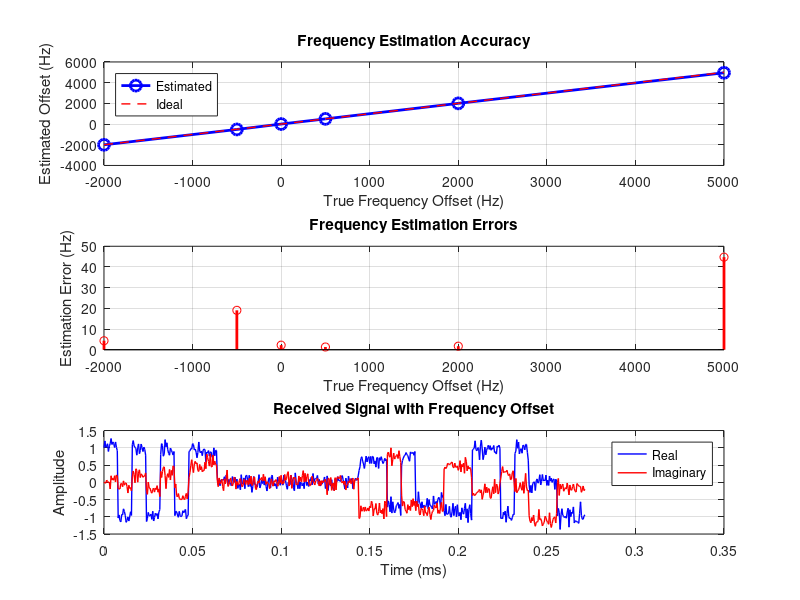
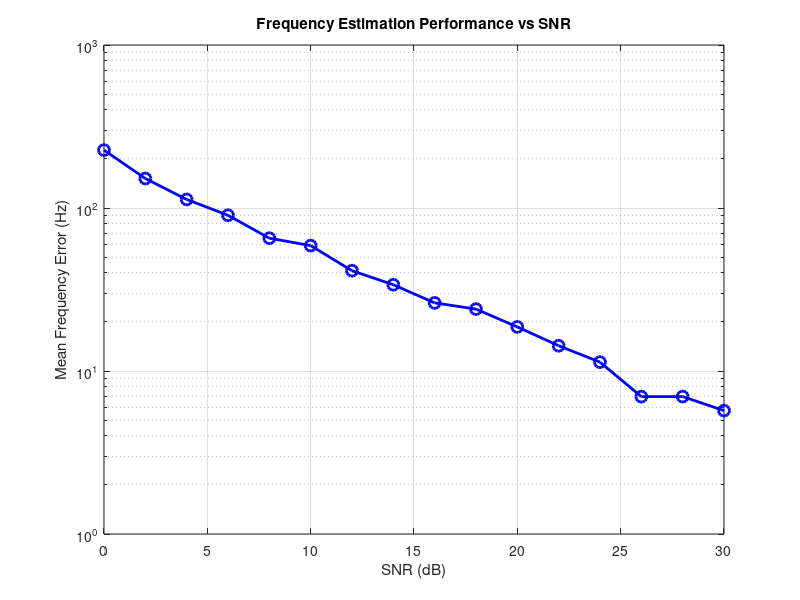

MATLAB code for these plots, in order:
%% COMS4105 Practical 2 - Exercise 4.2.1
% frequency synchronization with over-the-air signals
% least squares frequency estimation

clear; close all; clc;

%% signal parameters (from practical specification)
fs = 2e6;        % sample rate 2 MS/s
fc_freq_a = 924e6; % frequency A (example)

% packet structure parameters
sync_duration = 0.064e-3;    % 64 μs sync
training_duration = 0.128e-3; % 128 μs training (64μs x 2)
data_duration = 0.4e-3;      % 400 μs data

sync_samples = round(sync_duration * fs);       % 128 samples
training_samples = round(training_duration * fs); % 256 samples  
data_samples = round(data_duration * fs);       % 800 samples

fprintf('=== Frequency Synchronization Parameters ===\n');
fprintf('Sample rate: %.1f MS/s\n', fs/1e6);
fprintf('Sync samples: %d\n', sync_samples);
fprintf('Training samples: %d (2 x %d)\n', training_samples, training_samples/2);
fprintf('Data samples: %d\n', data_samples);

%% generate test signal with known frequency offset
% sync word: 10101011 (bpsk)
sync_bits = [1 0 1 0 1 0 1 1];
sync_symbols = 2 * sync_bits - 1; % bpsk mapping

% training sequence: 11110011 10100000 (repeated twice, qpsk)
training_bits1 = [1 1 1 1 0 0 1 1 1 0 1 0 0 0 0 0];
training_bits2 = training_bits1; % repeated

% convert to qpsk symbols
qpsk_map = [1+1j, 1-1j, -1+1j, -1-1j]/sqrt(2); % 00,01,10,11
training_symbols1 = zeros(1, length(training_bits1)/2);
training_symbols2 = zeros(1, length(training_bits2)/2);

for i = 1:2:length(training_bits1)
    bit_pair = training_bits1(i:i+1);
    symbol_idx = bi2de(bit_pair, 'left-msb') + 1;
    training_symbols1((i+1)/2) = qpsk_map(symbol_idx);
end

for i = 1:2:length(training_bits2)
    bit_pair = training_bits2(i:i+1);
    symbol_idx = bi2de(bit_pair, 'left-msb') + 1;
    training_symbols2((i+1)/2) = qpsk_map(symbol_idx);
end

% oversample to match sample rate
samples_per_symbol_sync = sync_samples / length(sync_symbols);
samples_per_symbol_training = (training_samples/2) / length(training_symbols1);

fprintf('\nSamples per symbol: Sync=%.1f, Training=%.1f\n', ...
        samples_per_symbol_sync, samples_per_symbol_training);

%% create oversampled signals
% sync signal (bpsk)
sync_signal = zeros(1, sync_samples);
for i = 1:length(sync_symbols)
    start_idx = round((i-1) * samples_per_symbol_sync) + 1;
    end_idx = min(round(i * samples_per_symbol_sync), sync_samples);
    sync_signal(start_idx:end_idx) = sync_symbols(i);
end

% training signals (qpsk)
training1_signal = zeros(1, training_samples/2);
for i = 1:length(training_symbols1)
    start_idx = round((i-1) * samples_per_symbol_training) + 1;
    end_idx = min(round(i * samples_per_symbol_training), training_samples/2);
    training1_signal(start_idx:end_idx) = training_symbols1(i);
end

training2_signal = zeros(1, training_samples/2);
for i = 1:length(training_symbols2)
    start_idx = round((i-1) * samples_per_symbol_training) + 1;
    end_idx = min(round(i * samples_per_symbol_training), training_samples/2);
    training2_signal(start_idx:end_idx) = training_symbols2(i);
end

%% frequency offset estimation function
function freq_offset_hz = estimate_freq_offset(preamble1, preamble2, fs)
    % least squares frequency offset estimation
    % using relationship: y[t+Npre] = exp(j2πfc*Npre) * y[t]
    
    if length(preamble1) ~= length(preamble2)
        error('Preambles must have same length');
    end
    
    % form least squares problem: y2 = exp(j2πfcT) * y1
    % where T = Npre/fs is the time between preambles
    
    % least squares solution for complex exponential
    numerator = sum(conj(preamble1) .* preamble2);
    denominator = sum(abs(preamble1).^2);
    
    if abs(denominator) < 1e-10
        freq_offset_hz = 0;
        return;
    end
    
    % estimated complex exponential
    complex_exp = numerator / denominator;
    
    % extract frequency from phase
    phase_shift = angle(complex_exp);
    time_separation = length(preamble1) / fs;
    
    freq_offset_hz = phase_shift / (2 * pi * time_separation);
    
    % handle phase wrapping ambiguity
    max_unambiguous_freq = fs / (2 * length(preamble1));
    while freq_offset_hz > max_unambiguous_freq
        freq_offset_hz = freq_offset_hz - 2 * max_unambiguous_freq;
    end
    while freq_offset_hz < -max_unambiguous_freq
        freq_offset_hz = freq_offset_hz + 2 * max_unambiguous_freq;
    end
end

%% test frequency estimation with various offsets
test_offsets_hz = [-2000, -500, 0, 500, 2000, 5000]; % test frequencies

fprintf('\n=== Frequency Estimation Test ===\n');
fprintf('Testing frequency offsets:\n');

estimated_offsets = zeros(size(test_offsets_hz));

for i = 1:length(test_offsets_hz)
    offset_hz = test_offsets_hz(i);
    
    % apply frequency offset
    t1 = (0:length(training1_signal)-1) / fs;
    t2 = (0:length(training2_signal)-1) / fs + length(training1_signal)/fs;
    
    offset1 = training1_signal .* exp(1j * 2 * pi * offset_hz * t1);
    offset2 = training2_signal .* exp(1j * 2 * pi * offset_hz * t2);
    
    % add some noise
    snr_db = 20;
    noise_power = 10^(-snr_db/10);
    noise1 = sqrt(noise_power/2) * (randn(size(offset1)) + 1j*randn(size(offset1)));
    noise2 = sqrt(noise_power/2) * (randn(size(offset2)) + 1j*randn(size(offset2)));
    
    noisy1 = offset1 + noise1;
    noisy2 = offset2 + noise2;
    
    % estimate frequency offset
    estimated_offsets(i) = estimate_freq_offset(noisy1, noisy2, fs);
    
    error_hz = abs(offset_hz - estimated_offsets(i));
    
    fprintf('True: %6.0f Hz, Estimated: %6.0f Hz, Error: %6.1f Hz\n', ...
            offset_hz, estimated_offsets(i), error_hz);
end

%% calculate theoretical limits
npre_samples = training_samples / 2;
max_unambiguous_freq = fs / (2 * npre_samples);

fprintf('\n=== Theoretical Limits ===\n');
fprintf('Preamble length: %d samples\n', npre_samples);
fprintf('Time separation: %.3f ms\n', npre_samples/fs * 1000);
fprintf('Maximum unambiguous frequency: ±%.1f Hz\n', max_unambiguous_freq);
fprintf('Frequency resolution: %.1f Hz\n', fs/npre_samples);

%% simulate realistic over-the-air scenario
fprintf('\n=== Realistic OTA Simulation ===\n');

% simulate received packet with unknown offset
true_offset = 1500; % 1.5 kHz offset
snr_db = 15;

% create complete packet
null_section = zeros(1, 160); % null period
complete_packet = [sync_signal, null_section, training1_signal, training2_signal];

% apply frequency offset and noise
t_packet = (0:length(complete_packet)-1) / fs;
tx_signal = complete_packet .* exp(1j * 2 * pi * true_offset * t_packet);

% add awgn
noise_power = 10^(-snr_db/10);
noise = sqrt(noise_power/2) * (randn(size(tx_signal)) + 1j*randn(size(tx_signal)));
rx_signal = tx_signal + noise;

% extract training sequences from received signal
sync_end = length(sync_signal);
null_end = sync_end + length(null_section);
train1_start = null_end + 1;
train1_end = train1_start + length(training1_signal) - 1;
train2_start = train1_end + 1;
train2_end = train2_start + length(training2_signal) - 1;

rx_training1 = rx_signal(train1_start:train1_end);
rx_training2 = rx_signal(train2_start:train2_end);

% estimate frequency offset
estimated_offset = estimate_freq_offset(rx_training1, rx_training2, fs);
estimation_error = abs(true_offset - estimated_offset);

fprintf('True offset: %.0f Hz\n', true_offset);
fprintf('Estimated offset: %.0f Hz\n', estimated_offset);
fprintf('Estimation error: %.1f Hz\n', estimation_error);
fprintf('SNR: %.0f dB\n', snr_db);

%% plot results
figure(1);
subplot(3,1,1);
plot(test_offsets_hz, estimated_offsets, 'bo-', 'LineWidth', 2, 'MarkerSize', 8);
hold on;
plot(test_offsets_hz, test_offsets_hz, 'r--', 'LineWidth', 1);
grid on;
xlabel('True Frequency Offset (Hz)');
ylabel('Estimated Offset (Hz)');
title('Frequency Estimation Accuracy');
legend('Estimated', 'Ideal', 'Location', 'northwest');

subplot(3,1,2);
estimation_errors = abs(test_offsets_hz - estimated_offsets);
stem(test_offsets_hz, estimation_errors, 'r', 'LineWidth', 2);
grid on;
xlabel('True Frequency Offset (Hz)');
ylabel('Estimation Error (Hz)');
title('Frequency Estimation Errors');

subplot(3,1,3);
t_plot = (0:length(complete_packet)-1) / fs * 1000; % time in ms
plot(t_plot, real(rx_signal), 'b', 'LineWidth', 1);
hold on;
plot(t_plot, imag(rx_signal), 'r', 'LineWidth', 1);
grid on;
xlabel('Time (ms)');
ylabel('Amplitude');
title('Received Signal with Frequency Offset');
legend('Real', 'Imaginary');

%% performance vs snr
snr_range = 0:2:30;
num_trials = 100;
mean_errors = zeros(size(snr_range));

fprintf('\n=== Performance vs SNR ===\n');

for snr_idx = 1:length(snr_range)
    snr_test = snr_range(snr_idx);
    errors = zeros(1, num_trials);
    
    for trial = 1:num_trials
        % random offset
        random_offset = (rand - 0.5) * 2000; % ±1000 Hz
        
        % apply offset and noise
        tx_test = [training1_signal, training2_signal];
        t_test = (0:length(tx_test)-1) / fs;
        tx_offset = tx_test .* exp(1j * 2 * pi * random_offset * t_test);
        
        noise_power = 10^(-snr_test/10);
        noise = sqrt(noise_power/2) * (randn(size(tx_offset)) + 1j*randn(size(tx_offset)));
        rx_test = tx_offset + noise;
        
        % extract preambles
        rx_pre1 = rx_test(1:length(training1_signal));
        rx_pre2 = rx_test(length(training1_signal)+1:end);
        
        % estimate
        est_offset = estimate_freq_offset(rx_pre1, rx_pre2, fs);
        errors(trial) = abs(random_offset - est_offset);
    end
    
    mean_errors(snr_idx) = mean(errors);
    fprintf('SNR = %2d dB: Mean error = %.1f Hz\n', snr_test, mean_errors(snr_idx));
end

figure(2);
semilogy(snr_range, mean_errors, 'b-o', 'LineWidth', 2, 'MarkerSize', 8);
grid on;
xlabel('SNR (dB)');
ylabel('Mean Frequency Error (Hz)');
title('Frequency Estimation Performance vs SNR');

%% save results
save('exercise_4_2_1_results.mat', 'test_offsets_hz', 'estimated_offsets', ...
     'snr_range', 'mean_errors', 'max_unambiguous_freq');

saveas(figure(1), 'exercise_4_2_1_freq_estimation.png');
saveas(figure(2), 'exercise_4_2_1_snr_performance.png');

fprintf('\nExercise 4.2.1 completed successfully!\n');